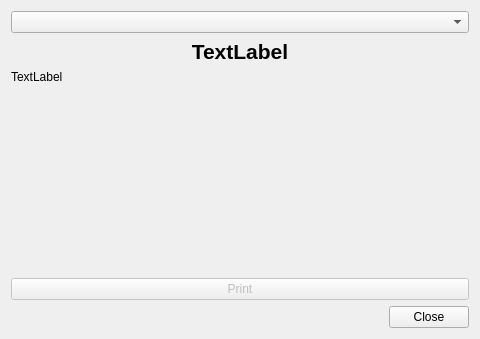
<?xml version="1.0" encoding="UTF-8"?>
<ui version="4.0">
 <class>ExampleLauncher</class>
 <widget class="QDialog" name="ExampleLauncher">
  <property name="geometry">
   <rect>
    <x>0</x>
    <y>0</y>
    <width>480</width>
    <height>339</height>
   </rect>
  </property>
  <property name="windowTitle">
   <string>Pipsta Example Launcher</string>
  </property>
  <property name="windowIcon">
   <iconset>
    <normaloff>pipsta.jpg</normaloff>pipsta.jpg</iconset>
  </property>
  <layout class="QVBoxLayout" name="verticalLayout">
   <item>
    <widget class="QComboBox" name="examplesComboBox"/>
   </item>
   <item>
    <widget class="QLabel" name="titleLabel">
     <property name="font">
      <font>
       <pointsize>16</pointsize>
       <weight>75</weight>
       <bold>true</bold>
      </font>
     </property>
     <property name="text">
      <string>TextLabel</string>
     </property>
     <property name="textFormat">
      <enum>Qt::PlainText</enum>
     </property>
     <property name="alignment">
      <set>Qt::AlignCenter</set>
     </property>
     <property name="textInteractionFlags">
      <set>Qt::NoTextInteraction</set>
     </property>
    </widget>
   </item>
   <item>
    <widget class="QLabel" name="descriptionLabel">
     <property name="text">
      <string>TextLabel</string>
     </property>
    </widget>
   </item>
   <item>
    <widget class="QStackedWidget" name="inputWidget">
     <property name="currentIndex">
      <number>-1</number>
     </property>
    </widget>
   </item>
   <item>
    <widget class="QPushButton" name="printButton">
     <property name="enabled">
      <bool>false</bool>
     </property>
     <property name="text">
      <string>Print</string>
     </property>
     <property name="default">
      <bool>true</bool>
     </property>
    </widget>
   </item>
   <item>
    <widget class="QDialogButtonBox" name="buttonBox">
     <property name="orientation">
      <enum>Qt::Horizontal</enum>
     </property>
     <property name="standardButtons">
      <set>QDialogButtonBox::Close</set>
     </property>
    </widget>
   </item>
  </layout>
 </widget>
 <tabstops>
  <tabstop>examplesComboBox</tabstop>
  <tabstop>printButton</tabstop>
  <tabstop>buttonBox</tabstop>
 </tabstops>
 <resources/>
 <connections>
  <connection>
   <sender>buttonBox</sender>
   <signal>accepted()</signal>
   <receiver>ExampleLauncher</receiver>
   <slot>accept()</slot>
   <hints>
    <hint type="sourcelabel">
     <x>247</x>
     <y>297</y>
    </hint>
    <hint type="destinationlabel">
     <x>157</x>
     <y>274</y>
    </hint>
   </hints>
  </connection>
  <connection>
   <sender>buttonBox</sender>
   <signal>rejected()</signal>
   <receiver>ExampleLauncher</receiver>
   <slot>reject()</slot>
   <hints>
    <hint type="sourcelabel">
     <x>315</x>
     <y>297</y>
    </hint>
    <hint type="destinationlabel">
     <x>286</x>
     <y>274</y>
    </hint>
   </hints>
  </connection>
 </connections>
</ui>
